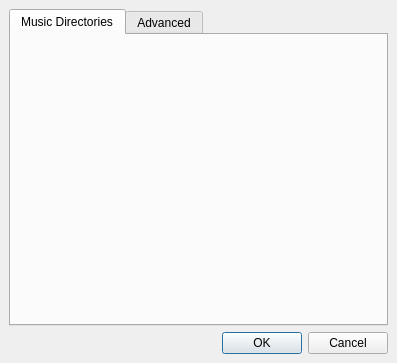
<ui version="4.0" >
 <class>prefDialog</class>
 <widget class="QDialog" name="prefDialog" >
  <property name="geometry" >
   <rect>
    <x>0</x>
    <y>0</y>
    <width>397</width>
    <height>363</height>
   </rect>
  </property>
  <property name="sizePolicy" >
   <sizepolicy>
    <hsizetype>1</hsizetype>
    <vsizetype>1</vsizetype>
    <horstretch>0</horstretch>
    <verstretch>0</verstretch>
   </sizepolicy>
  </property>
  <property name="windowTitle" >
   <string>Rubicon Server Preferences</string>
  </property>
  <property name="windowIcon" >
   <iconset/>
  </property>
  <layout class="QGridLayout" >
   <property name="margin" >
    <number>9</number>
   </property>
   <property name="spacing" >
    <number>6</number>
   </property>
   <item row="0" column="0" >
    <widget class="QTabWidget" name="optionTabs" >
     <property name="currentIndex" >
      <number>0</number>
     </property>
     <widget class="QWidget" name="dirTab" >
      <attribute name="title" >
       <string>Music Directories</string>
      </attribute>
      <attribute name="toolTip" >
       <string>Select directories to scan for music</string>
      </attribute>
     </widget>
     <widget class="QWidget" name="optionsTab" >
      <attribute name="title" >
       <string>Advanced</string>
      </attribute>
      <attribute name="toolTip" >
       <string>Configure server options</string>
      </attribute>
      <layout class="QGridLayout" >
       <property name="margin" >
        <number>9</number>
       </property>
       <property name="spacing" >
        <number>6</number>
       </property>
       <item row="0" column="1" >
        <widget class="QLineEdit" name="srvNameEdit" >
         <property name="sizePolicy" >
          <sizepolicy>
           <hsizetype>7</hsizetype>
           <vsizetype>1</vsizetype>
           <horstretch>4</horstretch>
           <verstretch>0</verstretch>
          </sizepolicy>
         </property>
        </widget>
       </item>
       <item row="1" column="1" >
        <widget class="QLineEdit" name="srvPortEdit" >
         <property name="sizePolicy" >
          <sizepolicy>
           <hsizetype>0</hsizetype>
           <vsizetype>0</vsizetype>
           <horstretch>0</horstretch>
           <verstretch>0</verstretch>
          </sizepolicy>
         </property>
         <property name="maxLength" >
          <number>4</number>
         </property>
        </widget>
       </item>
       <item row="2" column="0" colspan="2" >
        <widget class="QGroupBox" name="accessOptions" >
         <property name="sizePolicy" >
          <sizepolicy>
           <hsizetype>7</hsizetype>
           <vsizetype>7</vsizetype>
           <horstretch>0</horstretch>
           <verstretch>0</verstretch>
          </sizepolicy>
         </property>
         <property name="title" >
          <string>Security Options</string>
         </property>
         <layout class="QGridLayout" >
          <property name="margin" >
           <number>9</number>
          </property>
          <property name="spacing" >
           <number>6</number>
          </property>
          <item row="0" column="0" >
           <layout class="QVBoxLayout" >
            <property name="margin" >
             <number>0</number>
            </property>
            <property name="spacing" >
             <number>6</number>
            </property>
            <item>
             <widget class="QCheckBox" name="autoLogin" >
              <property name="toolTip" >
               <string>Allows this server to register itself as a server accessible from the internet</string>
              </property>
              <property name="text" >
               <string>Auto Login</string>
              </property>
              <property name="checked" >
               <bool>true</bool>
              </property>
              <property name="tristate" >
               <bool>false</bool>
              </property>
             </widget>
            </item>
            <item>
             <widget class="Line" name="line" >
              <property name="orientation" >
               <enum>Qt::Horizontal</enum>
              </property>
             </widget>
            </item>
            <item>
             <widget class="QRadioButton" name="accessFriends" >
              <property name="text" >
               <string>Allow Friends to Connect</string>
              </property>
              <property name="checked" >
               <bool>true</bool>
              </property>
             </widget>
            </item>
            <item>
             <widget class="QRadioButton" name="accessMe" >
              <property name="text" >
               <string>Only Allow Me to Connect</string>
              </property>
             </widget>
            </item>
            <item>
             <widget class="QRadioButton" name="accessLan" >
              <property name="text" >
               <string>Only Allow computers on my network to connect</string>
              </property>
             </widget>
            </item>
            <item>
             <widget class="QRadioButton" name="accessLocalhost" >
              <property name="text" >
               <string>Only Allow this computer to connect</string>
              </property>
             </widget>
            </item>
           </layout>
          </item>
         </layout>
        </widget>
       </item>
       <item row="1" column="0" >
        <widget class="QLabel" name="srvPortLbl" >
         <property name="sizePolicy" >
          <sizepolicy>
           <hsizetype>7</hsizetype>
           <vsizetype>1</vsizetype>
           <horstretch>0</horstretch>
           <verstretch>0</verstretch>
          </sizepolicy>
         </property>
         <property name="text" >
          <string>Port:</string>
         </property>
         <property name="alignment" >
          <set>Qt::AlignRight|Qt::AlignTrailing|Qt::AlignVCenter</set>
         </property>
         <property name="buddy" >
          <cstring>srvPortEdit</cstring>
         </property>
        </widget>
       </item>
       <item row="0" column="0" >
        <widget class="QLabel" name="srvNameLbl" >
         <property name="sizePolicy" >
          <sizepolicy>
           <hsizetype>1</hsizetype>
           <vsizetype>5</vsizetype>
           <horstretch>0</horstretch>
           <verstretch>0</verstretch>
          </sizepolicy>
         </property>
         <property name="text" >
          <string>Name:</string>
         </property>
         <property name="alignment" >
          <set>Qt::AlignRight|Qt::AlignTrailing|Qt::AlignVCenter</set>
         </property>
         <property name="buddy" >
          <cstring>srvNameEdit</cstring>
         </property>
        </widget>
       </item>
      </layout>
     </widget>
    </widget>
   </item>
   <item row="1" column="0" >
    <widget class="QDialogButtonBox" name="buttonBox" >
     <property name="orientation" >
      <enum>Qt::Horizontal</enum>
     </property>
     <property name="standardButtons" >
      <set>QDialogButtonBox::Cancel|QDialogButtonBox::NoButton|QDialogButtonBox::Ok</set>
     </property>
    </widget>
   </item>
  </layout>
 </widget>
 <tabstops>
  <tabstop>srvNameEdit</tabstop>
  <tabstop>srvPortEdit</tabstop>
  <tabstop>autoLogin</tabstop>
  <tabstop>accessFriends</tabstop>
  <tabstop>accessMe</tabstop>
  <tabstop>accessLan</tabstop>
  <tabstop>accessLocalhost</tabstop>
  <tabstop>buttonBox</tabstop>
  <tabstop>optionTabs</tabstop>
 </tabstops>
 <resources/>
 <connections>
  <connection>
   <sender>buttonBox</sender>
   <signal>accepted()</signal>
   <receiver>prefDialog</receiver>
   <slot>accept()</slot>
   <hints>
    <hint type="sourcelabel" >
     <x>245</x>
     <y>353</y>
    </hint>
    <hint type="destinationlabel" >
     <x>157</x>
     <y>274</y>
    </hint>
   </hints>
  </connection>
  <connection>
   <sender>buttonBox</sender>
   <signal>rejected()</signal>
   <receiver>prefDialog</receiver>
   <slot>reject()</slot>
   <hints>
    <hint type="sourcelabel" >
     <x>233</x>
     <y>353</y>
    </hint>
    <hint type="destinationlabel" >
     <x>215</x>
     <y>204</y>
    </hint>
   </hints>
  </connection>
 </connections>
</ui>
